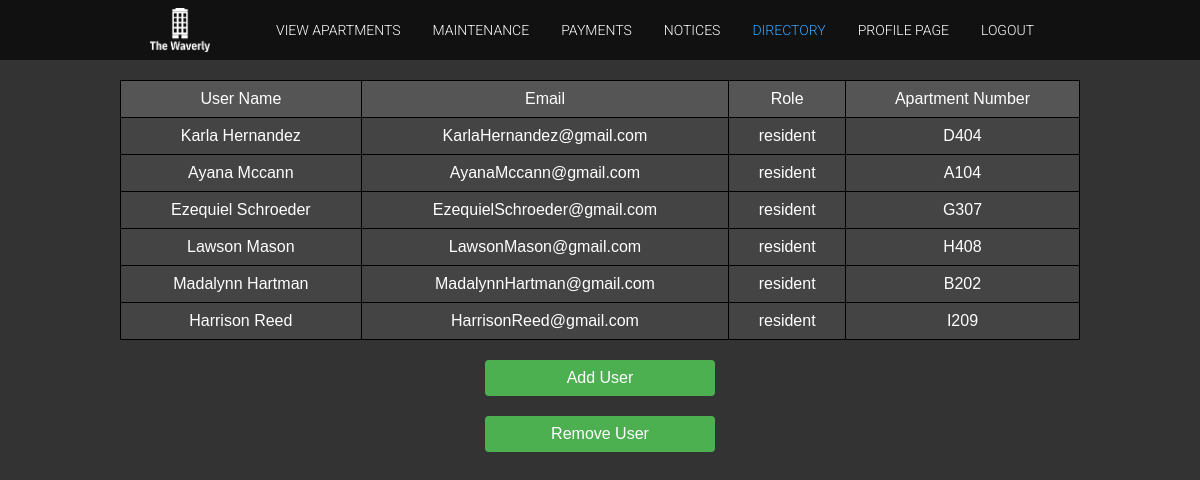
The page /phpproject01/directory.php (signed in) on the database its author committed.
### tables this page shows
CREATE TABLE `directory` (
  `directoryId` int(11) NOT NULL,
  `usersId` varchar(128) NOT NULL,
  `usersName` varchar(128) NOT NULL,
  `usersEmail` varchar(128) NOT NULL,
  `role` enum('resident','management') NOT NULL,
  `apartment_id` int(11) NOT NULL,
  `apartment_number` varchar(255) NOT NULL
);

### phpproject01/directory.php (the view, shortened to what this page needs)
<?php
include 'includes/dbh.inc.php';
include_once 'header.php';
include_once 'footer.php';
$query = "SELECT usersId, usersName, usersEmail, role, apartment_id, apartment_number FROM directory";
$result = mysqli_query($conn, $query);
$users = mysqli_fetch_all($result, MYSQLI_ASSOC);
?>
<!DOCTYPE html>
<html lang="en">
<head>
</head>
<body>
<table>
    <thead>
        <tr>
            <th>User Name</th>
            <th>Email</th>
            <th>Role</th>
            <th>Apartment Number</th>
        </tr>
    </thead>
    <tbody>
        <?php foreach ($users as $user): ?>
        <tr>
            <td><?php echo ($user['usersName']); ?></td>
            <td><?php echo ($user['usersEmail']); ?></td>
            <td><?php echo ($user['role']); ?></td>
            <td><?php echo ($user['apartment_number']); ?></td>
        </tr>
        <?php endforeach; ?>
    </tbody>
</table>
<?php
if (isset($_SESSION['role']) && $_SESSION['role'] == 'management') {
    echo '<a href="add_directory.php" class="apartment-btn">Add User</a>';
    echo '<a href="remove_directory.php" class="apartment-btn">Remove User</a>';
}
?>
</body>
</html>

### phpproject01/header.php (shortened to what this page needs)
<!DOCTYPE html>
<html lang="en" dir="ltr">
  <head>
    <link rel="stylesheet" href="css/reset.css">
    <link rel="stylesheet" href="css/style.css">
  </head>
  <body>
    <nav>
      <div class="wrapper">
        <a href="index.php"><img src="img/logo-white2.png" alt="The Waverly"></a>
        <ul>
          <li><a href="view_apartment_page.php">View Apartments</a></li>
          <?php
            if (isset($_SESSION['useruid']) && $_SESSION['role'] === 'management') {
              echo "<li><a href='maintenance_response.php'>Maintenance</a></li>";
            } else {
              echo "<li><a href='maintenance.php'>Maintenance</a></li>";
            }
          ?>
          <li><a href="payments.php">Payments</a></li>
          <li><a href="notices.php">Notices</a></li>
          <li><a href="directory.php">Directory</a></li>
          <?php
            if (isset($_SESSION["useruid"])) {
              echo "<li><a href='profile.php'>Profile Page</a></li>";
              echo "<li><a href='logout.php'>Logout</a></li>";
            }
            else {
              echo "<li><a href='signup.php'>Sign up</a></li>";
              echo "<li><a href='login.php'>Log in</a></li>";
            }
          ?>
        </ul>
      </div>
    </nav>

### phpproject01/footer.php (shortened to what this page needs)
  </body>
</html>

### phpproject01/css/style.css (style rules this page uses)
body { background-color: #333333; }
.wrapper { width: 900px; margin: 0 auto; }
nav { width: 100%; height: 60px; background-color: #111111; }
nav .wrapper { height: 100%; display: flex; justify-content: space-between; align-items: center; }
nav img { width: 60px; }
nav ul li { list-style: none; float: left; }
nav ul li a { font-family: 'Roboto', sans-serif; font-weight: 300; font-size: 14px; color: #ffffff; text-decoration: none; padding: 0 16px; text-transform: uppercase; }

### phpproject01/directory.php (style rules this page uses)
body { font-family: Arial, sans-serif; background-color: #333333; }
table { width: 80%; max-width: 1200px; margin: 20px auto; border-collapse: collapse; background-color: #333; }
thead th { padding: 10px; border: 1px solid black; background-color: #555; }
tbody td { padding: 10px; border: 1px solid black; background-color: #444; }
img { display: block; max-width: 100%; height: auto; border: none; box-shadow: none; }
table, thead, tbody, th, td, tr { text-align: center; color: white; }
.apartment-btn { display: block; width: 200px; margin: 10px auto 20px; padding: 10px 15px; text-align: center; background-color: #4CAF50; color: white; border-radius: 4px; text-decoration: none; transition: background-color 0.3s ease; }
thead th, tbody td { vertical-align: middle; }

### rows shown on the page
directory: usersName "Karla Hernandez", usersEmail "KarlaHernandez@gmail.com", role "resident", apartment_number "D404"
directory: usersName "Ayana Mccann", usersEmail "AyanaMccann@gmail.com", role "resident", apartment_number "A104"
directory: usersName "Ezequiel Schroeder", usersEmail "EzequielSchroeder@gmail.com", role "resident", apartment_number "G307"
directory: usersName "Lawson Mason", usersEmail "LawsonMason@gmail.com", role "resident", apartment_number "H408"
directory: usersName "Madalynn Hartman", usersEmail "MadalynnHartman@gmail.com", role "resident", apartment_number "B202"
directory: usersName "Harrison Reed", usersEmail "HarrisonReed@gmail.com", role "resident", apartment_number "I209"
